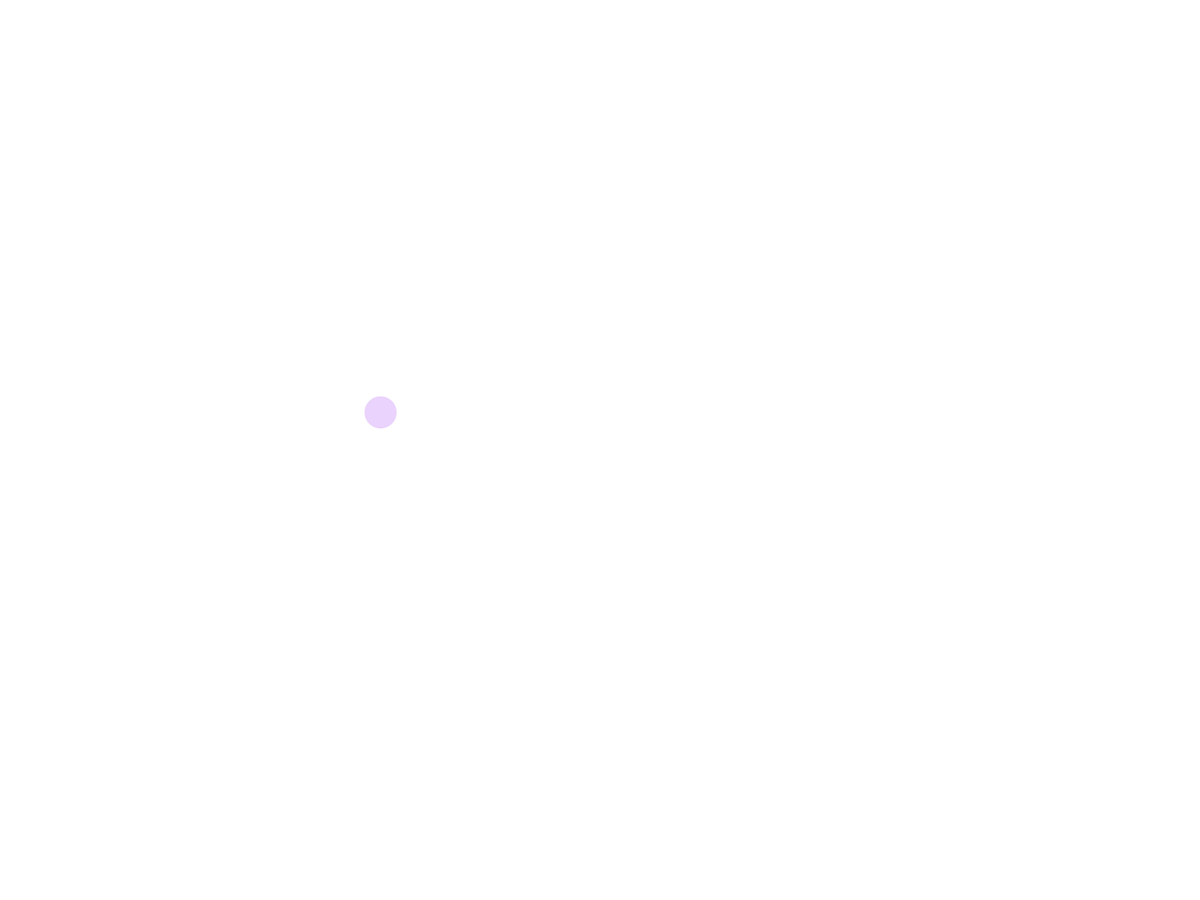
Frame 1 (no input)
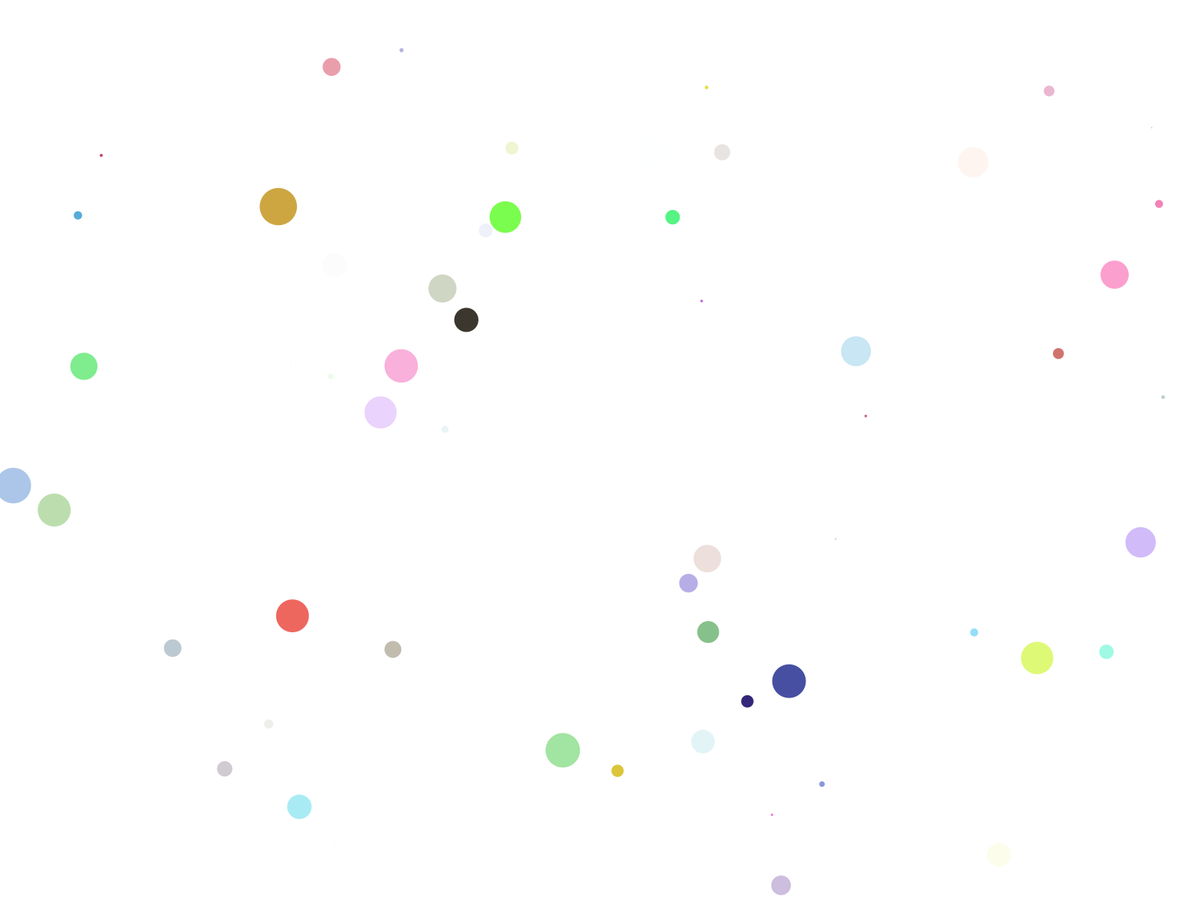
Frame 60 (the mouse pressed at the canvas centre just before this capture)
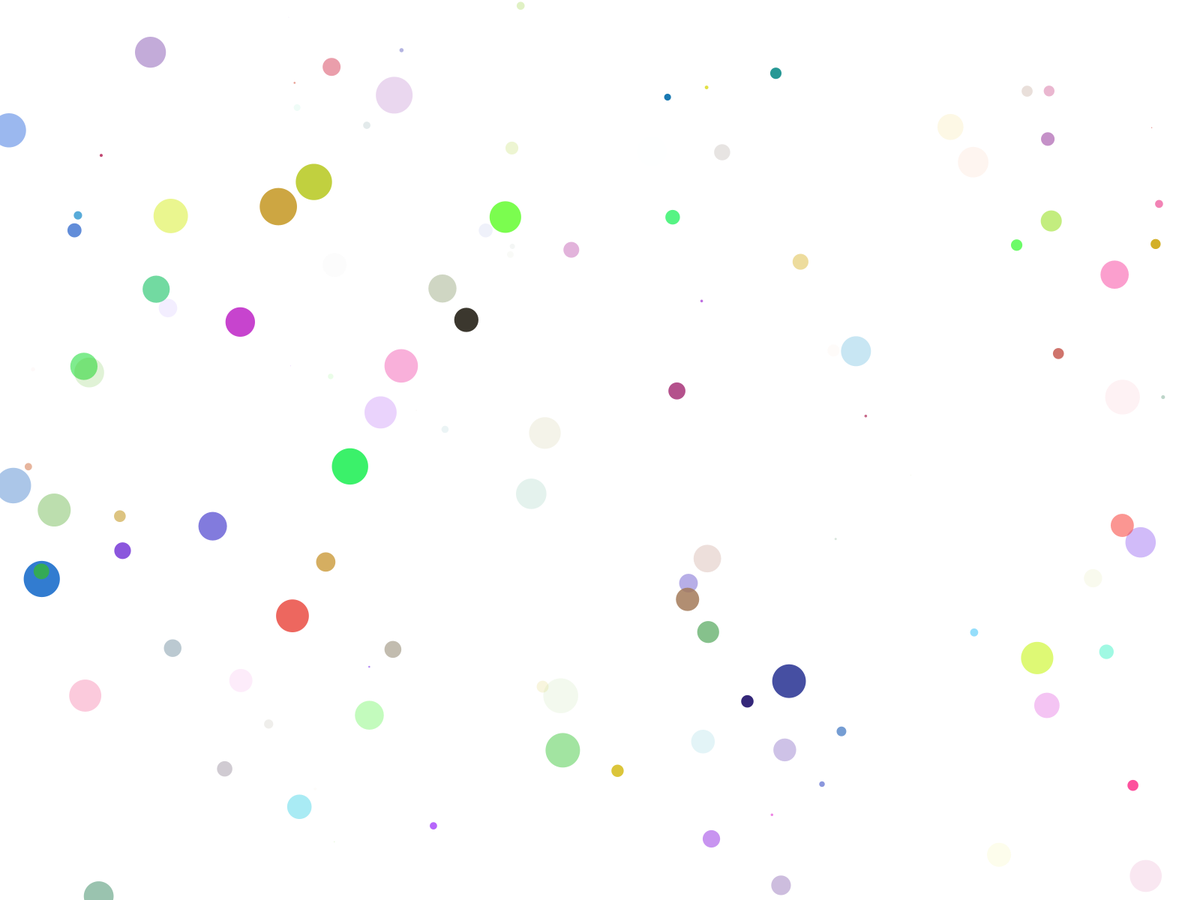
Frame 120 (the mouse held since frame 60 and released just before this capture)

The Processing sketch that drew these frames (run headless with seeded random() and noise(); from frame 60 on, the mouse is pressed at the canvas centre):

// Processing sketch: aba05
// ── aba05.pde
//Random
float r;
float g;
float b;
float a;
float diametro;
float x;
float y;
    
void setup() {
  //size(600, 600);
  fullScreen();
  background(255);
}

void draw() {
  r = random(255);
  g = random(255);
  b = random(255);
  a = random(255);
  diametro = random(50);
  x = random(width);
  y = random(height);

  noStroke();
  fill(r,g,b,a);
  ellipse(x, y, diametro, diametro);
}

void mousePressed() {
 save("ciccio" + hour() + minute() + second() + ".jpg");
}
